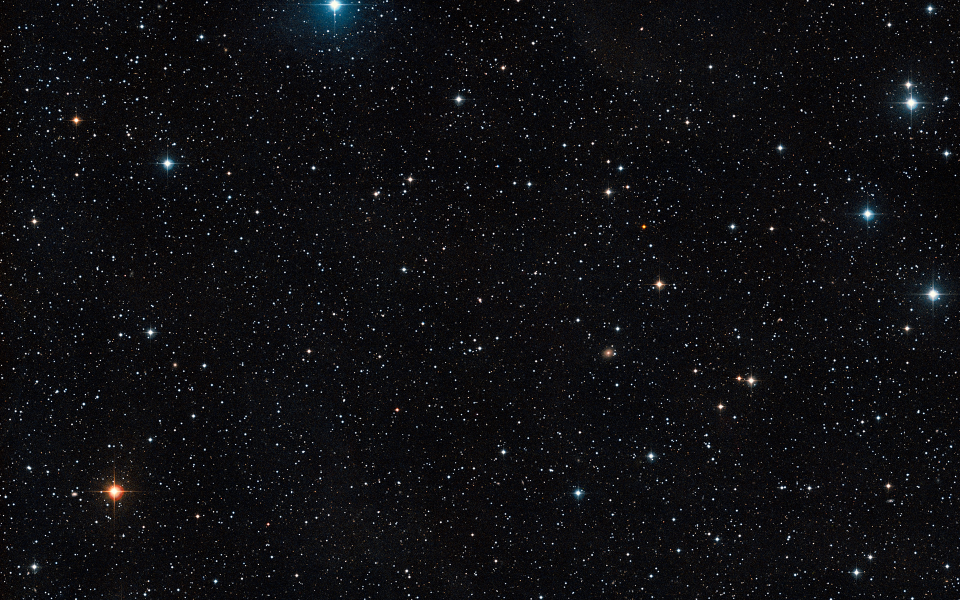
#> input picture space.jpg, 1920 x 1200 px (shown at 1/2 size)
$ python landing_simulation.py
#> lines starting #> are read from the running program, lines starting #| are printed output that depends on the picture
#!/usr/bin/env python3
"""
2D Lunar Landing Simulation – Dual PID for Vertical & Horizontal Control
----------------------------------------------------------------------------
This simulation models a lunar landing with two PID controllers:
  - One for vertical speed (vs) controlling the engine throttle.
  - One for horizontal speed (hs) controlling the spacecraft's angle.

The simulation starts from a high altitude and far left (negative horizontal position)
and must decelerate its horizontal speed to land safely above the target (x=0).

Outputs:
  - A live simulation window.
  - A CSV file (and an Excel file) containing full simulation data.

Dependencies: numpy, matplotlib, pandas, openpyxl
"""

import math
import numpy as np
import matplotlib.pyplot as plt
import matplotlib.animation as animation
from matplotlib.widgets import Button
from matplotlib.patches import Polygon, Circle
import os
import pandas as pd

# ===================== GLOBAL CONSTANTS =====================
# Spacecraft physical parameters
WEIGHT_EMP    = 165.0         # kg (empty weight)
FUEL_INIT     = 120.0         # liters (initial fuel)
MAIN_ENG_F    = 430.0         # Main engine thrust (N)
SECOND_ENG_F  = 25.0          # Secondary engine thrust (N)
MAIN_BURN     = 0.15          # Main engine fuel burn rate (L/s)
SECOND_BURN   = 0.009         # Secondary engine fuel burn rate (L/s)
ALL_BURN      = MAIN_BURN + 8 * SECOND_BURN

MOON_ACC      = 1.622         # m/s² (lunar gravity)

DT            = 1.0           # seconds (time step)

# Drawing scales (convert from meters to drawing units)
SCALE_X       = 1/10000.0     # horizontal scale
SCALE_Y       = 1/1000.0      # vertical scale

# ===================== PID CONTROLLER CLASS =====================
class PID:
    def __init__(self, Kp, Ki, Kd, setpoint=0.0, integral_limit=100):
        self.Kp = Kp
        self.Ki = Ki
        self.Kd = Kd
        self.setpoint = setpoint
        self.integral = 0.0
        self.last_error = 0.0
        self.integral_limit = integral_limit

    # [11 lines left out: function update, not called in this run]

    def reset(self):
        self.integral = 0.0
        self.last_error = 0.0

# ===================== DESIRED SPEED FUNCTIONS =====================
# [18 lines left out: functions desired_vs, desired_hs, not called in this run]

# ===================== SPACECRAFT CLASS =====================
class Spacecraft:
    def __init__(self):
        # Starting state:
        # Horizontal distance: far left (negative, in meters). Target is x=0.
        self.dist = -181000.0    # m
        self.alt  = 13748.0      # m altitude
        self.vs   = 24.8         # m/s vertical speed (descent)
        self.hs   = 932.0        # m/s horizontal speed (to the right)
        self.ang  = 58.3         # degrees; 0° means vertical thrust (for pure deceleration)
        self.fuel = FUEL_INIT    # liters
        self.weight = WEIGHT_EMP + self.fuel
        self.NN   = 0.7          # throttle (0 to 1)
        self.acc  = 0.0          # engine acceleration magnitude (m/s²)
        self.landed = False
        self.time = 0
        self.initial_alt = self.alt

    # [82 lines left out: functions update_physics, get_state, update_angle_by_hs, not called in this run]


# ===================== GLOBAL VARIABLES & DATA STORAGE =====================
ship = Spacecraft()
# PID for vertical speed control (affects throttle)
vs_pid = PID(Kp=0.2, Ki=0.01, Kd=0.002, integral_limit=100)  # PID(Kp=0.2, Ki=0.01, Kd=0.8)
# PID for horizontal speed control (affects angle)
hs_pid = PID(Kp=0.005, Ki=0.0, Kd=0.01, integral_limit=50) # hs_pid = PID(Kp=0.005, Ki=0.0, Kd=0.01)


running = False

time_data = []
alt_data  = []
vs_data   = []
hs_data   = []
ang_data  = []
fuel_data = []
nn_data   = []

# [8 lines left out: function reset_data, not called in this run]

# ===================== PLOTTING & VISUALIZATION SETUP =====================
fig_sim = plt.figure("Lunar Landing Simulation", figsize=(12,8))
ax_sim = fig_sim.add_subplot(111)
ax_sim.axis("off")
ax_sim.set_xlim(-20,20)
ax_sim.set_ylim(-5,35)

# Load background image if available
if os.path.exists("space.jpg"):
    bg = plt.imread("space.jpg")
#> bg is the input picture: shape (1200, 1920, 3); mean R, G, B 14.8, 14.8, 17.5
    ax_sim.imshow(bg, extent=[-20,20,-5,35], aspect="auto", zorder=-1)
else:
    print("Background image 'space.jpg' not found.")

# Draw Moon as a circle at bottom center
moon_center = (0, -10)
moon_radius = 10
moon_patch = Circle(moon_center, moon_radius, color="dimgray", zorder=0)
ax_sim.add_patch(moon_patch)

# Draw landing flag (only left flag)
ax_sim.plot([-3, -3], [0, 1.5], color="white", lw=3, zorder=1)
ax_sim.plot([-3, -1.5], [1.5, 1.2], color="red", lw=3, zorder=1)

# ===================== DRAWING THE SPACECRAFT =====================
body_width = 0.5
body_height = 2.5
body_coords = np.array([
    [-body_width/2, -body_height/2],
    [ body_width/2, -body_height/2],
    [ body_width/2,  body_height/2],
    [-body_width/2,  body_height/2]
])
left_leg_local = np.array([
    [-body_width/2, -body_height/2],
    [-body_width, -body_height/2 - 0.7]
])
right_leg_local = np.array([
    [ body_width/2, -body_height/2],
    [ body_width, -body_height/2 - 0.7]
])
engine_radius = 0.1
left_engine_center = np.array([-body_width/2, -body_height/2])
right_engine_center = np.array([body_width/2, -body_height/2])
flame_local = np.array([
    [-0.15, -body_height/2],
    [ 0.0,  -body_height/2 - 0.8],
    [ 0.15, -body_height/2]
])

ship_body_patch = Polygon(body_coords, closed=True, fc="silver", ec="white", lw=2, zorder=10)
ax_sim.add_patch(ship_body_patch)
left_leg_line, = ax_sim.plot([], [], color="white", lw=2, zorder=9)
right_leg_line, = ax_sim.plot([], [], color="white", lw=2, zorder=9)
left_engine_patch = Circle((0,0), engine_radius, fc="gray", ec="white", lw=1.5, zorder=11)
right_engine_patch = Circle((0,0), engine_radius, fc="gray", ec="white", lw=1.5, zorder=11)
ax_sim.add_patch(left_engine_patch)
ax_sim.add_patch(right_engine_patch)
flame_patch = Polygon(flame_local, closed=True, fc="orange", ec="red", lw=1.0, alpha=0.0, zorder=8)
ax_sim.add_patch(flame_patch)

# Flight path line
path_line, = ax_sim.plot([], [], "cyan", linestyle="--", lw=2, zorder=4)
path_x = []
path_y = []

# Info text overlay
info_text = ax_sim.text(0.02, 0.95, "", transform=ax_sim.transAxes, fontsize=12,
                        color="white", verticalalignment="top",
                        bbox=dict(boxstyle="round", facecolor="black", alpha=0.5))

# ===================== START/RESET BUTTON =====================
start_ax = fig_sim.add_axes([0.4, 0.02, 0.2, 0.06])
start_button = Button(start_ax, "Start/Reset", color="limegreen", hovercolor="green")

# [9 lines left out: function start_sim, not called in this run]

start_button.on_clicked(start_sim)

# ===================== UTILITY: TRANSFORM POINTS =====================
# [5 lines left out: function transform_points, not called in this run]

# ===================== MAIN UPDATE FUNCTION =====================
def update(frame):
    global running
    if not running:
        return (ship_body_patch, left_leg_line, right_leg_line,
                left_engine_patch, right_engine_patch, flame_patch, path_line, info_text)

    state = ship.get_state()
    # Stop simulation if landed
    if state["landed"]:
        return (ship_body_patch, left_leg_line, right_leg_line,
                left_engine_patch, right_engine_patch, flame_patch, path_line, info_text)

    # ========= DYNAMIC CONTROL LOGIC =========
    # Compute desired speeds based on current altitude:
    # vs_target = desired_vs(state["alt"], ship.initial_alt)
    # hs_target = desired_hs(state["alt"], ship.initial_alt, hs_initial=932.0)
    vs_target = desired_vs(ship.alt, ship.initial_alt)
    hs_target = desired_hs(ship.alt, ship.initial_alt, hs_initial=932.0)
    # ======= New desired speed logic =======

    # --- Vertical PID: adjust throttle to reduce vs ---
    vs_pid.setpoint = vs_target
    out_vs = vs_pid.update(state["vs"], DT)
    ship.NN = max(0, min(ship.NN + out_vs, 1))

    # --- Horizontal PID: adjust angle to reduce hs ---
    hs_pid.setpoint = hs_target
    out_hs = hs_pid.update(state["hs"], DT)

    # זווית
    update_angle_by_hs(ship)

    if ship.hs < 1.0:
        # אנחנו בשלב האחרון של הנחיתה
        landing_pid = PID(0.3, 0.0, 0.5, setpoint=10.0, integral_limit=50)
        vs_target = 10 if ship.alt > 80 else 0.5  # יעד למהירות הנחיתה
        landing_pid.setpoint = vs_target
        out_vs = landing_pid.update(ship.vs, DT)


    # ========= UPDATE PHYSICS =========
    ship.update_physics()
    st = ship.get_state()

    # Log simulation data
    time_data.append(st["time"])
    alt_data.append(st["alt"])
    vs_data.append(st["vs"])
    hs_data.append(st["hs"])
    ang_data.append(st["ang"])
    fuel_data.append(st["fuel"])
    nn_data.append(st["NN"])

    # ========= DRAWING =========
    draw_x = st["dist"] * SCALE_X
    draw_y = st["alt"] * SCALE_Y
    draw_x = max(-20, min(draw_x, 20))
    draw_y = max(0, min(draw_y, 35))
    path_x.append(draw_x)
    path_y.append(draw_y)
    path_line.set_data(path_x, path_y)

    new_body_coords = transform_points(body_coords, ship.ang, np.array([draw_x, draw_y]))
    ship_body_patch.set_xy(new_body_coords)
    left_leg_coords = transform_points(left_leg_local, ship.ang, np.array([draw_x, draw_y]))
    right_leg_coords = transform_points(right_leg_local, ship.ang, np.array([draw_x, draw_y]))
    left_leg_line.set_data(left_leg_coords[:, 0], left_leg_coords[:, 1])
    right_leg_line.set_data(right_leg_coords[:, 0], right_leg_coords[:, 1])
    le_center = transform_points(np.array([left_engine_center]), ship.ang, np.array([draw_x, draw_y]))[0]
    re_center = transform_points(np.array([right_engine_center]), ship.ang, np.array([draw_x, draw_y]))[0]
    left_engine_patch.center = (le_center[0], le_center[1])
    right_engine_patch.center = (re_center[0], re_center[1])
    flame_scaled = flame_local.copy()
    flame_scaled[1, 1] = flame_local[1, 1] * (1 + ship.NN)
    new_flame = transform_points(flame_scaled, ship.ang, np.array([draw_x, draw_y]))
    flame_patch.set_xy(new_flame)
    flame_patch.set_alpha(0.8 if ship.NN > 0.1 else 0.0)

    # ========= UPDATE INFO TEXT =========
    info_str = (f"Time: {st['time']:.1f} s\n"
                f"Altitude: {st['alt']:.2f} m\n"
                f"VS: {st['vs']:.2f} m/s (target: {vs_target:.1f})\n"
                f"HS: {st['hs']:.2f} m/s (target: {hs_target:.1f})\n"
                f"Angle: {st['ang']:.1f}°\n"
                f"Throttle: {st['NN']:.2f}\n"
                f"Fuel: {st['fuel']:.2f} L\n"
                f"Distance: {st['dist']:.1f} m")
    if st["fuel"] < 50:
        info_text.set_color("red")
    else:
        info_text.set_color("white")
    info_text.set_text(info_str)

    # ========= LANDING CHECK =========
    if st["alt"] <= 0.5:
        running = False
        if st["vs"] < 2.5 and st["hs"] < 2.5 and abs(st["ang"]) < 5:
            info_text.set_text(info_text.get_text() + "\n*** LANDING SUCCESS ***")
        else:
            info_text.set_text(info_text.get_text() + "\n*** CRASH ***")
        plt.pause(1)
        show_full_data_table()

    return (ship_body_patch, left_leg_line, right_leg_line,
            left_engine_patch, right_engine_patch, flame_patch, path_line, info_text)

# ===================== DATA OUTPUT: CSV & Excel =====================
# [31 lines left out: function show_full_data_table, not called in this run]

# ===================== ANIMATION SETUP =====================
ani = animation.FuncAnimation(fig_sim, update, interval=150, blit=True)
plt.show()
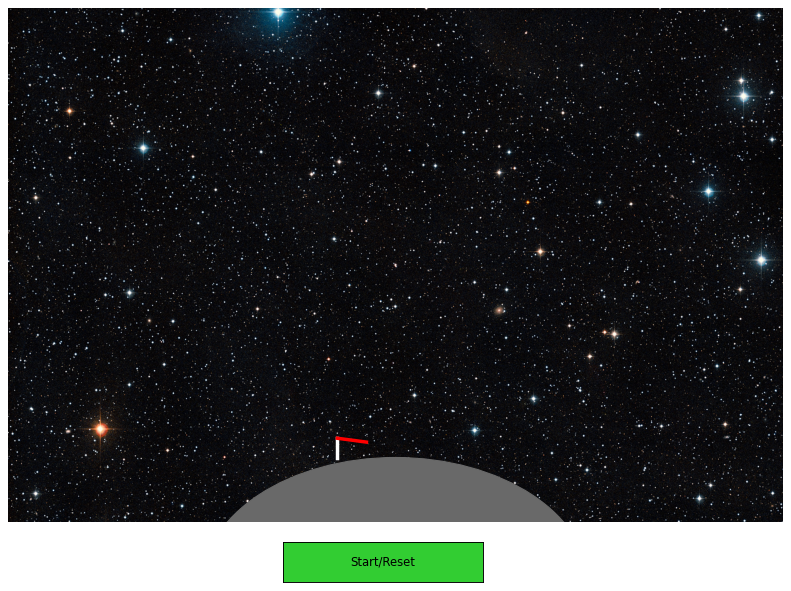
#> figure drawn by matplotlib, 1 panel


# Close the figure when done
